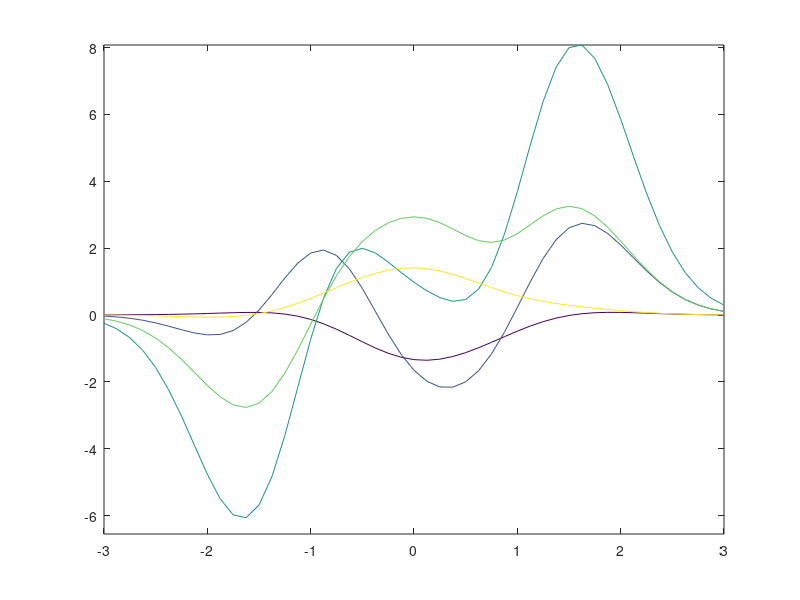

This figure's MATLAB source:
function result = test_contour_005
result = false;
a = figure;
[Z,x,y] = peaks;
contour(x,y,Z,5);
drawnow;
close(a);
result = true;
